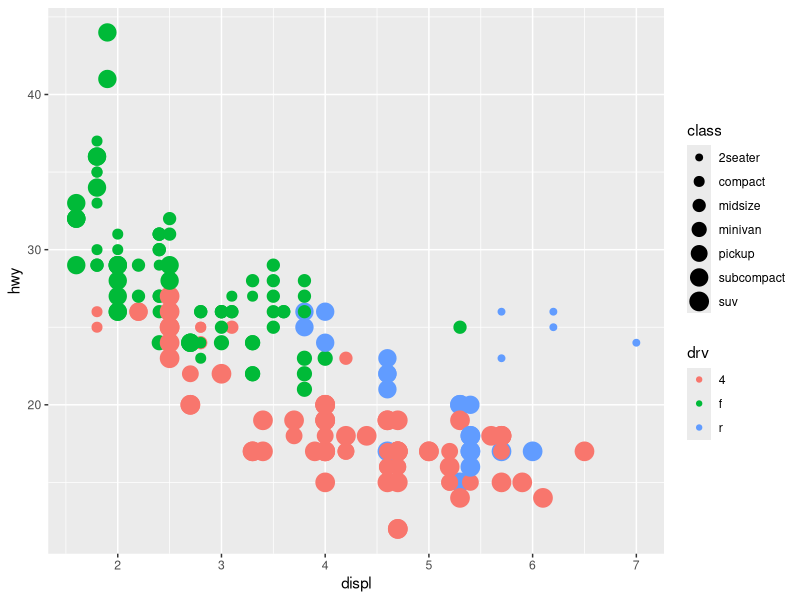
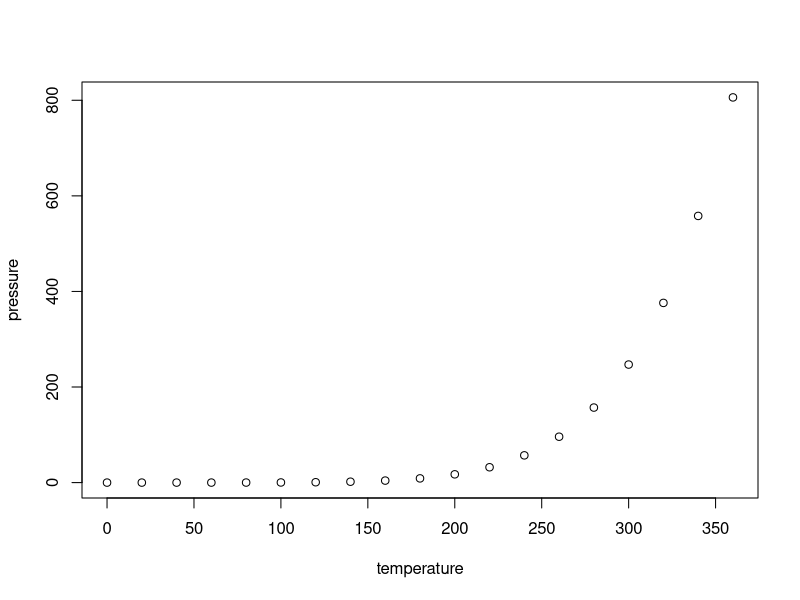

R code for these plots, in order:
## ---- chunk 1
knitr::opts_chunk$set(echo = TRUE)
## ---- chunk 2
library(tidyverse)
mpg
ggplot(data = mpg) + 
  geom_point(mapping = aes(x = displ, y = hwy, size = class, color = drv))
## ---- chunk 3
summary(cars)
## ---- chunk 4
plot(pressure)
